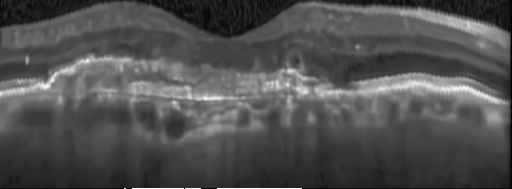
#> input picture datas/train_data/CNV/Result-CNV-0.png, 512 x 189 px, given in place of BM3D-DME-0.png, which was not available
$ python ImagePreprocess.py
#> lines starting #> are read from the running program, lines starting #| are printed output that depends on the picture; after the words box and inside, x2 and y2 are one past the last pixel; in counts of white or black regions, pixels touching at a corner belong together; long printed decimals are rounded; pictures that were not available may be replaced by others from this repository, and a replacement may not be noted
### ImageProcess/Binaryzation.py
# encoding:utf-8
import cv2
import numpy
from PIL import Image


def textureSquare(imgPath):
    img = Image.open(imgPath)

    width, height = img.size
    for i in range(0, width):
        for j in range(0, height):
            data = (img.getpixel((i, j)))
            if data == 255:
                img.putpixel((i, j), 0)
    img = img.convert("L")
    img.save(imgPath)


def Binaryzation(path, filename):
    textureSquare(path + "BM3D-" + filename)
    im_gray = cv2.imread(path+"BM3D-"+filename, cv2.IMREAD_GRAYSCALE)

    h, w = im_gray.shape[:2]
    m = numpy.reshape(im_gray, [1, w * h])
    mean = m.sum() / (w * h)
    ret, binary = cv2.threshold(im_gray, mean, 255, cv2.THRESH_BINARY)

    cv2.imwrite(path + "Binaryzation-" + filename, binary)

### ImageProcess/MedianFilter.py
# encoding:utf-8
import cv2
from skimage import measure
import numpy


# 输入：一张二值图像，无须指定面积阈值，
# 输出：会返回保留了面积最大的连通域的图像
def save_max_objects(img):
    labels = measure.label(img)  # 返回打上标签的img数组
    jj = measure.regionprops(labels)  # 找出连通域的各种属性。  注意，这里jj找出的连通域不包括背景连通域
    if len(jj) == 1:
        out = img
    else:
        # 通过与质心之间的距离进行判断
        num = labels.max()  # 连通域的个数
        del_array = numpy.array([0] * (num + 1))  # 生成一个与连通域个数相同的空数组来记录需要删除的区域（从0开始，所以个数要加1）
        for k in range(num):  # 这里如果遇到全黑的图像的话会报错
            if k == 0:
                initial_area = jj[0].area
                save_index = 1  # 初始保留第一个连通域
            else:
                k_area = jj[k].area  # 将元组转换成array

                if initial_area < k_area:
                    initial_area = k_area
                    save_index = k + 1

        del_array[save_index] = 1
        del_mask = del_array[labels]
        out = img * del_mask
    return out


def MedianFilter(path, filename):
    img = cv2.imread(path + "Binaryzation-" + filename)

    # 中值滤波
    result = cv2.medianBlur(img, 7)
    result = save_max_objects(result)

    cv2.imwrite(path + "MedianFilter-" + filename, result)

### ImageProcess/MorphologicalOpening.py
# encoding:utf-8
import cv2
import numpy


def MorphologicalOpening(path, filename):
    src = cv2.imread(path + "MedianFilter-" + filename)

    # 设置卷积核
    kernel = numpy.ones((20, 20), numpy.uint8)

    # 图像开运算
    result = cv2.morphologyEx(src, cv2.MORPH_OPEN, kernel)

    cv2.imwrite(path + "MorphologicalOpening-" + filename, result)

### ImageProcess/MorphologicalClosing.py
# encoding:utf-8
import cv2
import numpy


def MorphologicalClosing(path, filename):
    src = cv2.imread(path + "MorphologicalOpening-" + filename)

    # 设置卷积核
    kernel = numpy.ones((25, 25), numpy.uint8)

    # 图像闭运算
    result = cv2.morphologyEx(src, cv2.MORPH_CLOSE, kernel)

    cv2.imwrite(path + "MorphologicalClosing-" + filename, result)

### ImageProcess/Fitting.py
# encoding:utf-8
import numpy
import cv2
import math
from skimage import measure


def LinearFitting(x, y):
    parameter = numpy.polyfit(x, y, 1)  # 一次多项式拟合，相当于线性拟合
    function = numpy.poly1d(parameter)
    return parameter, function


def PolynomialFitting(x, y):
    parameter = numpy.polyfit(x, y, 2)
    function = numpy.poly1d(parameter)
    return parameter, function


def PictureParsing(path, filename):
    img = cv2.imread(path + "MorphologicalClosing-" + filename, cv2.IMREAD_GRAYSCALE)
    # img = cv2.imread("../datas/" + "MorphologicalClosing-" + 'DRUSEN-2.png', cv2.IMREAD_GRAYSCALE)
    # img = save_max_objects(img)
    # cv2.imwrite(path + 'save_max_objects-' + filename, img)
    img = numpy.array(img)
    height, width = img.shape
    # print(width, height)

    x = numpy.zeros((1, width))
    ymid = numpy.zeros((1, width))
    ymin = numpy.zeros((1, width))
    for i in range(width):
        x[0][i] = i
        count = 0
        sum = 0
        for j in range(height):
            if img[j][i] == 255:
                count += 1
                sum += j
            elif img[j][i] == 0 and j > 0 and img[j-1][i] == 255:
                ymin[0][i] = height - j + 1
                break
        if count == 0 and i != 0:
            ymid[0][i] = ymid[0][i-1]
        elif count == 0:
            ymid[0][i] = height/2
        else:
            ymid[0][i] = height - sum / count

    return x, ymid, ymin


# [38 lines left out: functions CorrelationCoefficient, save_max_objects, not called in this run]


def Fitting(path, filename):
    X, Ymid, Ymin = PictureParsing(path, filename)
    # print(Ymid[0])
    # print(Ymin[0])
    parameter, function = PolynomialFitting(X[0], Ymid[0])
    if parameter[0] > 0:
        print(function)
        return parameter
    else:
        parameter2, function2 = PolynomialFitting(X[0], Ymin[0])
        parameter3, function3 = LinearFitting(X[0], Ymin[0])
        if parameter2[0] > 0:
            c2 = CorrelationCoefficient(X[0], Ymin[0], function2)
            c3 = CorrelationCoefficient(X[0], Ymin[0], function3)
            if c2 > c3:
                print(function2)
                return parameter2
            else:
                print(function3)
                return parameter3
        else:
            print(function3)
            return parameter3

### ImageProcess/Normalization.py
# encoding:utf-8
import numpy
import cv2
import os


def adjust(img, width, height, function, minvalue):
    for i in range(width):
        move = int(function(i) - minvalue)
        for j in range(height - 1, move, -1):
            img[j][i] = img[j - move][i]
        for j in range(move, -1, -1):
            img[j][i] = 0
    return img


def Tailoring(img, width, height):
    minheight = 0
    maxheight = height-1
    i = 0
    j = 0
    for j in range(height):
        for i in range(width):
            if img[j][i] == 255:
                minheight = j
                break
        if i < width-1:
            break

    for j in range(height-1, -1, -1):
        for i in range(width):
            if img[j][i] == 255:
                maxheight = j
                break
        if i < width-1:
            break

    print(minheight, maxheight)
    return minheight, maxheight


def Normalization(parameter, path, filename, functions):
    img = cv2.imread(path + 'MorphologicalClosing-' + filename, cv2.IMREAD_GRAYSCALE)
    img2 = cv2.imread(path + 'BM3D-' + filename, cv2.IMREAD_GRAYSCALE)
    img = numpy.array(img)
    img2 = numpy.array(img2)
    height, width = img.shape
    height2, width2 = img2.shape
    function = numpy.poly1d(parameter)
    loadpath = ''
    if filename[0:3] == 'CNV':
        loadpath = 'CNV'
    elif filename[0:3] == 'DME':
        loadpath = 'DME'
    elif filename[0:3] == 'DRU':
        loadpath = 'DRUSEN'
    elif filename[0:3] == 'NOR':
        loadpath = 'NORMAL'

    if functions == 'train':
        if not os.path.exists('../datas/train_data'):
            os.makedirs('../datas/train_data')
        if not os.path.exists('../datas/train_data/CNV'):
            os.makedirs('../datas/train_data/CNV')
        if not os.path.exists('../datas/train_data/DME'):
            os.makedirs('../datas/train_data/DME')
        if not os.path.exists('../datas/train_data/DRUSEN'):
            os.makedirs('../datas/train_data/DRUSEN')
        if not os.path.exists('../datas/train_data/NORMAL'):
            os.makedirs('../datas/train_data/NORMAL')
    elif functions == 'test':
        if not os.path.exists('../datas/test_data'):
            os.makedirs('../datas/test_data')
        if not os.path.exists('../datas/test_data/CNV'):
            os.makedirs('../datas/test_data/CNV')
        if not os.path.exists('../datas/test_data/DME'):
            os.makedirs('../datas/test_data/DME')
        if not os.path.exists('../datas/test_data/DRUSEN'):
            os.makedirs('../datas/test_data/DRUSEN')
        if not os.path.exists('../datas/test_data/NORMAL'):
            os.makedirs('../datas/test_data/NORMAL')

    if len(parameter) == 2:
        minvalue = min(function(0), function(width-1))
        print(minvalue)

        img = adjust(img, width, height, function, minvalue)
        cv2.imwrite(path + 'Normalization-' + filename, img)
        minheight, maxheight = Tailoring(img, width, height)
        img = numpy.delete(img, numpy.arange(maxheight, height - 1, 1), axis=0)
        img = numpy.delete(img, numpy.arange(0, minheight - 1, 1), axis=0)
        cv2.imwrite(path + 'Tailoring-' + filename, img)

        img2 = adjust(img2, width2, height2, function, minvalue)
        cv2.imwrite(path + 'Normalization2-' + filename, img2)
        img2 = numpy.delete(img2, numpy.arange(maxheight, height2 - 1, 1), axis=0)
        img2 = numpy.delete(img2, numpy.arange(0, minheight - 1, 1), axis=0)
        if functions == 'train':
            cv2.imwrite('../datas/train_data/' + loadpath + '/Result-' + filename, img2)
        elif functions == 'test':
            cv2.imwrite('../datas/test_data/' + loadpath + '/Result-' + filename, img2)

        print('Linear')

    else:
        if parameter[0] > 0:
            if 0 < -parameter[1]/(2*parameter[0]) < width:
                minvalue = min(function(0), function(width - 1), (4*parameter[0]*parameter[2]-parameter[1]*parameter[1])/(4*parameter[0]))
            else:
                minvalue = min(function(0), function(width - 1))
            print(minvalue)

            img = adjust(img, width, height, function, minvalue)
            cv2.imwrite(path + 'Normalization-' + filename, img)
            minheight, maxheight = Tailoring(img, width, height)
            img = numpy.delete(img, numpy.arange(maxheight, height - 1, 1), axis=0)
            img = numpy.delete(img, numpy.arange(0, minheight - 1, 1), axis=0)
            cv2.imwrite(path + 'Tailoring-' + filename, img)

            img2 = adjust(img2, width2, height2, function, minvalue)
            cv2.imwrite(path + 'Normalization2-' + filename, img2)
            img2 = numpy.delete(img2, numpy.arange(maxheight, height2 - 1, 1), axis=0)
            img2 = numpy.delete(img2, numpy.arange(0, minheight - 1, 1), axis=0)
            if functions == 'train':
                cv2.imwrite('../datas/train_data/' + loadpath + '/Result-' + filename, img2)
            elif functions == 'test':
                cv2.imwrite('../datas/test_data/' + loadpath + '/Result-' + filename, img2)

        else:
            minvalue = min(function(0), function(width-1))
            print(minvalue)
            img = adjust(img, width, height, function, minvalue)
            cv2.imwrite(path + 'Normalization-' + filename, img)
            minheight, maxheight = Tailoring(img, width, height)
            img = numpy.delete(img, numpy.arange(maxheight, height - 1, 1), axis=0)
            img = numpy.delete(img, numpy.arange(0, minheight - 1, 1), axis=0)
            cv2.imwrite(path + 'Tailoring-' + filename, img)

            img2 = adjust(img2, width2, height2, function, minvalue)
            cv2.imwrite(path + 'Normalization2-' + filename, img2)
            img2 = numpy.delete(img2, numpy.arange(maxheight, height2 - 1, 1), axis=0)
            img2 = numpy.delete(img2, numpy.arange(0, minheight - 1, 1), axis=0)
            if functions == 'train':
                cv2.imwrite('../datas/train_data/' + loadpath + '/Result-' + filename, img2)
            elif functions == 'test':
                cv2.imwrite('../datas/test_data/' + loadpath + '/Result-' + filename, img2)

        print('Polynomial')

### ImageProcess/ImagePreprocess.py
import os
import cv2
from BM3D import BM3D
from Binaryzation import Binaryzation
from MedianFilter import MedianFilter
from MorphologicalClosing import MorphologicalClosing
from MorphologicalOpening import MorphologicalOpening
from Fitting import Fitting
from Normalization import Normalization


def rename_image(file_dir, name):
    # 第一个参数是目标文件名;
    # 第二个参数是图片的名称
    k = 0
    print('正在重命名图片。。。。。。。')
    for file in os.listdir(file_dir):
        # 获取该路径文件下的所有图片
        src = os.path.join(os.path.abspath(file_dir), file)
        # 修改后图片的存储位置（目标文件夹+新的图片的名称）
        dst = os.path.join(os.path.abspath(file_dir), name + '-' + str(k) + '.png')
        os.rename(src, dst)  # 将图片重新命名
        k = k + 1
    print('-----------重命名完毕-----------')


class ImagePreprocess:
    def __init__(self, path, storepath, filename, function):
        self.path = path
        self.storepath = storepath
        self.filename = filename
        self.parameter = None
        self.function = function

    def preprocess(self):
        # BM3D(self.path, self.filename)
        Binaryzation(self.storepath, self.filename)
        MedianFilter(self.storepath, self.filename)
        MorphologicalOpening(self.storepath, self.filename)
        MorphologicalClosing(self.storepath, self.filename)
        self.parameter = Fitting(self.storepath, self.filename)
        Normalization(self.parameter, self.storepath, self.filename, function)


if __name__ == '__main__':
    function = 'train'  # 处理训练集还是测试集 train/test
    # [5 lines of commented-out code are left out]
    e1 = cv2.getTickCount()
    filename = ['CNV', 'DME', 'DRUSEN', 'NORMAL']
    for j in range(1, 4):
        for i in range(0, 2):
            progress = ImagePreprocess('F:/medical image processing/final/datas/'+function+'/' + filename[j] + '/', 'F:/medical image processing/final/unprocessed datas/OCT2017/BM3D/', filename[j] +
                                       '-' + str(i) + '.png', function)
            print('Image Preprocess ' + filename[j] + '-'+str(i)+'.png')
            progress.preprocess()
#> in textureSquare, img is the input picture: PIL image 512x189 L; min 0, max 254, mean 80.5
#> in Binaryzation, `mean = m.sum() / (w * h)`: mean = 80.54
#> in Binaryzation, `ret, binary = cv2.threshold(im_gray, mean, 255, cv2.THRESH_BINARY)`:
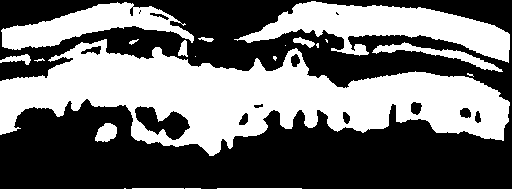
#> binary: shape (189, 512); 43% white; 21 white regions (9 under 20 px), largest, box (x1, y1, x2, y2) and area: (0, 39, 510, 156) 28216, (234, 1, 510, 63) 7443, (1, 2, 194, 50) 4121
#> in Binaryzation, `ret, binary = cv2.threshold(im_gray, mean, 255, cv2.THRESH_BINARY)`: ret = 80
#> in MedianFilter, `result = cv2.medianBlur(img, 7)`: result: shape (189, 512, 3); 43% white; 12 white regions (2 under 20 px), largest, box (x1, y1, x2, y2) and area: (0, 40, 510, 156) 28396, (243, 1, 510, 62) 7404, (2, 3, 194, 56) 4253
#> in save_max_objects, `labels = measure.label(img)`:
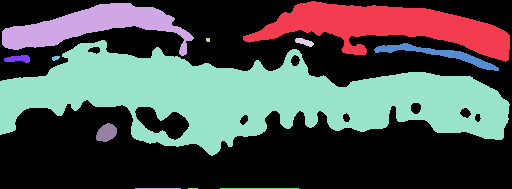
#> labels: shape (189, 512, 3) int64; 13 distinct labels, from 0 to 12; one colour per label, 0 black
#> in save_max_objects, `jj = measure.regionprops(labels)`: jj = 12 regions
#> in save_max_objects, `num = labels.max()`: num = 12
#> in save_max_objects, `del_array = numpy.array([0] * (num + 1))`: del_array = [0, 0, 0, 0, 0, 0, 0, 0, 0, 0, 0, 0, 0]
#> the loop in save_max_objects, `for k in range(num):` made 12 passes
#> (k_area, initial_area) on pass 5: (85188, 85188)
#> k_area on passes 2, 3, 4, 6, 7, 8: 12759, 45, 297, 2508, 441, 87
#> in save_max_objects, `del_mask = del_array[labels]`: del_mask: shape (189, 512, 3) int64; values 0 (black) and 1 (white), 29.3% white; 1 white region, box (x1, y1, x2, y2) and area: (0, 40, 510, 156) 28396
#> in MorphologicalOpening, `result = cv2.morphologyEx(src, cv2.MORPH_OPEN, kernel)`: result: shape (189, 512, 3); 25.5% white; 1 white region, box (x1, y1, x2, y2) and area: (0, 52, 509, 148) 24638
#> in MorphologicalClosing, `result = cv2.morphologyEx(src, cv2.MORPH_CLOSE, kernel)`: result: shape (189, 512, 3); 26.4% white; 1 white region, box (x1, y1, x2, y2) and area: (0, 52, 512, 148) 25563
#| -0.03713 x + 78.79
#| 59.817
#> after the loop in adjust, `for i in range(width):`:
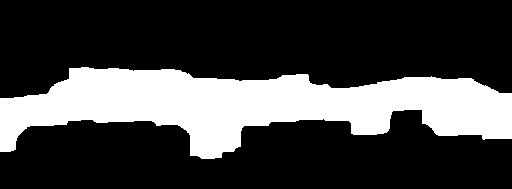
#> img: shape (189, 512); 26.4% white; 1 white region, box (x1, y1, x2, y2) and area: (0, 67, 512, 159) 25563
#| 67 158
#> in Normalization, `minheight, maxheight = Tailoring(img, width, height)`: minheight = 67; maxheight = 158
#> in Normalization, `img = numpy.delete(img, numpy.arange(maxheight, height - 1, 1), axis=0)`: img: shape (159, 512); 31.4% white; 1 white region, box (x1, y1, x2, y2) and area: (0, 67, 512, 158) 25549
#> in Normalization, `img = numpy.delete(img, numpy.arange(0, minheight - 1, 1), axis=0)`:
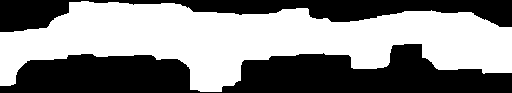
#> img: shape (93, 512); 53.7% white; 2 black regions, box (x1, y1, x2, y2) and area: (0, 44, 512, 93) 15023, (0, 0, 512, 32) 7044
#> call 2 of adjust, with width = 512, height = 189, minvalue = 59.82
#> after the loop in adjust (call 2), `for i in range(width):`:
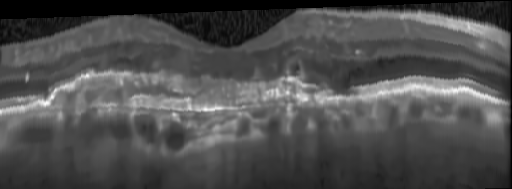
#> img: shape (189, 512); min 0, max 249, mean 78.3
#> in Normalization, `img2 = numpy.delete(img2, numpy.arange(maxheight, height2 - 1, 1), axi..`:
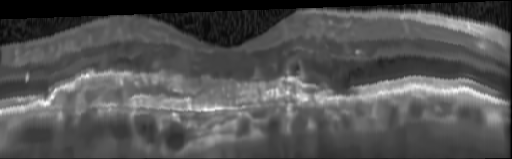
#> img2: shape (159, 512); min 0, max 249, mean 83.1
#> in Normalization, `img2 = numpy.delete(img2, numpy.arange(0, minheight - 1, 1), axis=0)`:
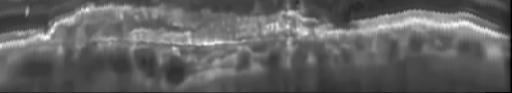
#> img2: shape (93, 512); min 1, max 249, mean 98
            os.remove('F:/medical image processing/final/unprocessed datas/OCT2017/BM3D_test/BM3D-' + filename[j] + '-' + str(i) + '.png')
            os.remove('F:/medical image processing/final/unprocessed datas/OCT2017/BM3D_test/Binaryzation-' + filename[j] + '-' + str(i) + '.png')
            os.remove('F:/medical image processing/final/unprocessed datas/OCT2017/BM3D_test/MedianFilter-' + filename[j] + '-' + str(i) + '.png')
            os.remove('F:/medical image processing/final/unprocessed datas/OCT2017/BM3D_test/MorphologicalOpening-' + filename[j] + '-' + str(i) + '.png')
            os.remove('F:/medical image processing/final/unprocessed datas/OCT2017/BM3D_test/MorphologicalClosing-' + filename[j] + '-' + str(i) + '.png')
            os.remove('F:/medical image processing/final/unprocessed datas/OCT2017/BM3D_test/Normalization-' + filename[j] + '-' + str(i) + '.png')
            os.remove('F:/medical image processing/final/unprocessed datas/OCT2017/BM3D_test/Tailoring-' + filename[j] + '-' + str(i) + '.png')
            os.remove('F:/medical image processing/final/unprocessed datas/OCT2017/BM3D_test/Normalization2-' + filename[j] + '-' + str(i) + '.png')
#> pass 2 of the loop `for j in range(1, 4):`:
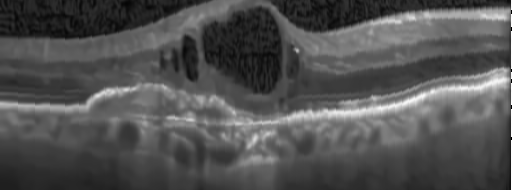
#> input picture datas/train_data/CNV/Result-CNV-1.png, 512 x 190 px, given in place of BM3D-DRUSEN-0.png, which was not available
#> in textureSquare, img is the input picture: PIL image 512x190 L; min 0, max 254, mean 81.5
#> binary: shape (190, 512); 44.9% white; 20 white regions (6 under 20 px), largest, box (x1, y1, x2, y2) and area: (0, 51, 512, 184) 27408, (0, 0, 512, 76) 15525, (245, 94, 271, 101) 138
#> labels: shape (190, 512, 3) int64; 9 distinct labels, from 0 to 8
#> jj = 8 regions
#> del_mask: shape (190, 512, 3) int64; values 0 (black) and 1 (white), 44.6% white; 1 white region, box (x1, y1, x2, y2) and area: (0, 0, 512, 184) 43381
#|            2
#| 0.0001517 x - 0.03573 x + 119.8
#| 117.725
#> after the loop in adjust (call 5), `for i in range(width):`:
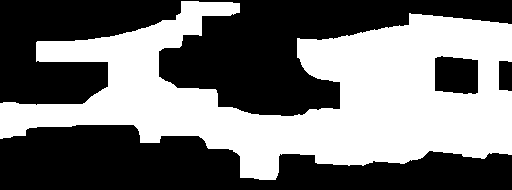
#> img: shape (190, 512); 45.3% white; 1 white region, box (x1, y1, x2, y2) and area: (0, 1, 512, 180) 44101
#| 1 179
#> in Normalization (call 3), `minheight, maxheight = Tailoring(img, width, height)`: minheight = 1; maxheight = 179
#> in Normalization (call 3), `img2 = numpy.delete(img2, numpy.arange(maxheight, height2 - 1, 1), axi..`:
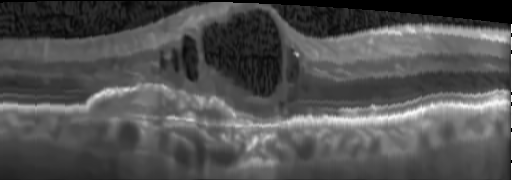
#> img2: shape (180, 512); min 0, max 254, mean 81.2
#> (the run stopped early here; a loop or call above may not have finished)
